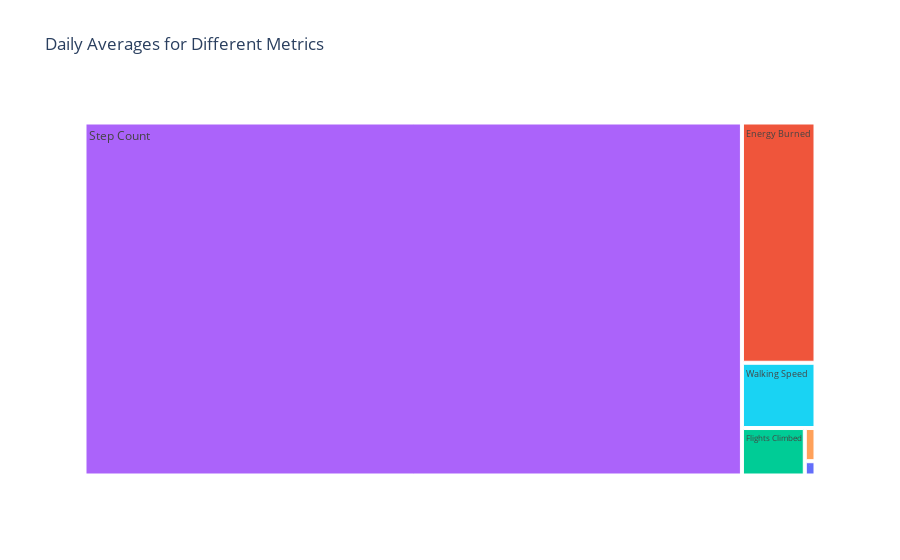

Here is the notebook cell this chart was saved with:
### Code cell
# Convert relevant columns to numeric
numeric_columns = ["Step Count", "Distance", "Energy Burned", "Flights Climbed", "Walking Double Support Percentage", "Walking Speed"]
data[numeric_columns] = data[numeric_columns].apply(pd.to_numeric, errors='coerce')

# Create a pivot table
daily_avg_metrics_pivot = pd.pivot_table(data, index="Date", values=numeric_columns, aggfunc='mean')

# Reset index to make 'Date' a column
daily_avg_metrics_pivot = daily_avg_metrics_pivot.reset_index()

# Melt the DataFrame
daily_avg_metrics_melted = daily_avg_metrics_pivot.melt(id_vars=["Date"], 
                                                        value_vars=numeric_columns,
                                                        var_name="Metric",
                                                        value_name="Value")

# Treemap of Daily Averages for Different Metrics Over Several Weeks
fig = px.treemap(daily_avg_metrics_melted,
                 path=["Metric"],
                 values="Value",
                 color="Metric",
                 hover_data=["Value"],
                 title="Daily Averages for Different Metrics")
fig.show()

### Figure 1 — Plotly figure (JSON) as saved in the notebook; plotly's stock layout.template omitted (floating-point values rounded to 4 significant figures)
{"data": [{"branchvalues": "total", "customdata": [[1.536, "Distance"], [177.4, "Energy Burned"], [29.95, "Flights Climbed"], [2329.0, "Step Count"], [3.566, "Walking Double Support Percentage"], [48.2, "Walking Speed"]], "domain": {"x": [0, 1], "y": [0, 1]}, "hovertemplate": "labels=%{label}<br>Value=%{customdata[0]}<br>parent=%{parent}<br>id=%{id}<br>Metric=%{customdata[1]}<extra></extra>", "ids": ["Distance", "Energy Burned", "Flights Climbed", "Step Count", "Walking Double Support Percentage", "Walking Speed"], "labels": ["Distance", "Energy Burned", "Flights Climbed", "Step Count", "Walking Double Support Percentage", "Walking Speed"], "marker": {"colors": ["#636efa", "#EF553B", "#00cc96", "#ab63fa", "#FFA15A", "#19d3f3"]}, "name": "", "parents": ["", "", "", "", "", ""], "type": "treemap", "values": [1.536, 177.4, 29.95, 2329.0, 3.566, 48.2]}], "layout": {"legend": {"tracegroupgap": 0}, "title": {"text": "Daily Averages for Different Metrics"}}}
